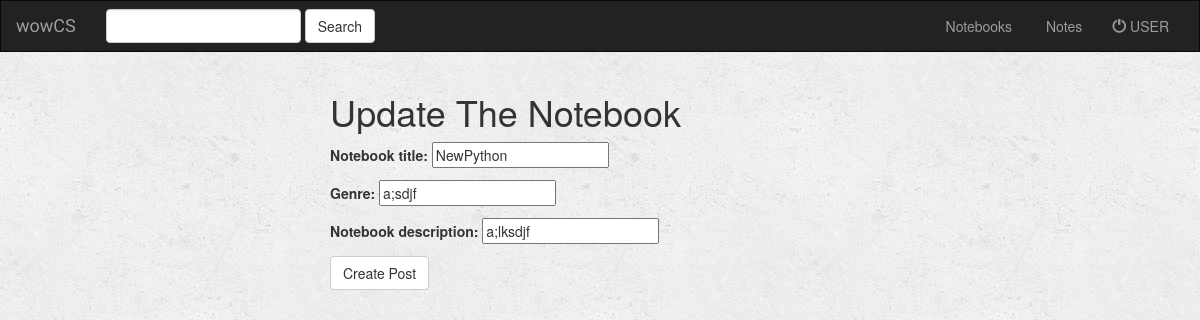
The page /wowCS/update/notebook/NewPython/ (signed in) on the database its author committed.
### wowCS/models.py (models this page shows, shortened)
class Notebook(models.Model):
    user = models.ForeignKey(User, default=1)
    notebook_title = models.CharField(max_length=500)
    genre = models.CharField(max_length=100)
    notebook_description = models.CharField(max_length=250)
    class Meta:
        unique_together = ('user', 'notebook_title',)

### wowCS/views.py (the view)
# urls.py: url(r'update/notebook/(?P<notebook_title>[a-zA-Z]+)/$', views.update_notebook, name='notebook-update'),
def update_notebook(request,notebook_title):
    if not request.user.is_authenticated():
        return render(request, 'wowCS/login.html')
    instance = get_object_or_404(Notebook, notebook_title=notebook_title)
    form = NoteBookForm(request.POST or None, request.FILES or None, instance=instance)
    if instance.user!=request.user:
        return render(request, 'wowCS/wrong.html', {'error_message': "<h1>You can't update that notebook!</h1>"})
    if form.is_valid():
        instance = form.save(commit=False)
        instance.save()
        return HttpResponseRedirect(instance.get_absolute_url())
    context = {
        "title": instance.notebook_title,
        "instance": instance,
        "form":form,
    }
    return render(request, "wowCS/notebook_form.html", context)

### wowCS/forms.py
class NoteBookForm(forms.ModelForm):
	class Meta:
		model = Notebook
		fields = ('notebook_title','genre','notebook_description')

### wowCS/templates/wowCS/notebook_form.html
{% extends "wowCS/base.html" %}
{% block body %}
<div class='col-sm-6 col-sm-offset-3'>
<h1>Update The Notebook</h1>
<form method='POST' action='' enctype='multipart/form-data'>{% csrf_token %}
{{ form.as_p }}
<input type='submit' class='btn btn-default' value='Create Post' />
</form>
</div>
{% endblock body %}

### wowCS/static/style.css (style rules this page uses)
body { background: white url("images/background.png"); }

### rows shown on the page
Notebook: notebook_title "NewPython", genre "a;sdjf", notebook_description "a;lksdjf"
